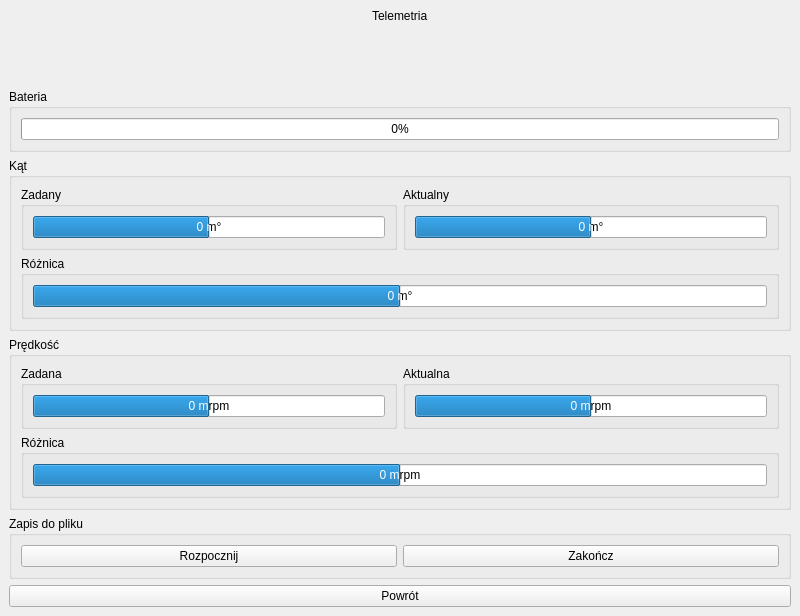
<?xml version="1.0" encoding="UTF-8"?>
<ui version="4.0">
 <class>TelemetryWindow</class>
 <widget class="QMainWindow" name="TelemetryWindow">
  <property name="geometry">
   <rect>
    <x>0</x>
    <y>0</y>
    <width>800</width>
    <height>616</height>
   </rect>
  </property>
  <property name="windowTitle">
   <string>MainWindow</string>
  </property>
  <widget class="QWidget" name="centralwidget">
   <layout class="QGridLayout" name="gridLayout">
    <item row="0" column="0">
     <layout class="QVBoxLayout" name="verticalLayout">
      <item alignment="Qt::AlignHCenter">
       <widget class="QLabel" name="label">
        <property name="text">
         <string>Telemetria</string>
        </property>
       </widget>
      </item>
      <item>
       <spacer name="verticalSpacer">
        <property name="orientation">
         <enum>Qt::Vertical</enum>
        </property>
        <property name="sizeHint" stdset="0">
         <size>
          <width>20</width>
          <height>40</height>
         </size>
        </property>
       </spacer>
      </item>
      <item>
       <widget class="QGroupBox" name="groupBox">
        <property name="title">
         <string>Bateria</string>
        </property>
        <layout class="QGridLayout" name="gridLayout_2">
         <item row="0" column="0">
          <widget class="QProgressBar" name="progressBarBattery">
           <property name="value">
            <number>0</number>
           </property>
          </widget>
         </item>
        </layout>
       </widget>
      </item>
      <item>
       <widget class="QGroupBox" name="groupBox_2">
        <property name="title">
         <string>Kąt</string>
        </property>
        <layout class="QVBoxLayout" name="verticalLayout_2">
         <item>
          <layout class="QHBoxLayout" name="horizontalLayout">
           <item>
            <widget class="QGroupBox" name="groupBox_4">
             <property name="title">
              <string>Zadany</string>
             </property>
             <layout class="QGridLayout" name="gridLayout_4">
              <item row="0" column="0">
               <widget class="QProgressBar" name="progressBarTargetAngle">
                <property name="minimum">
                 <number>-12000</number>
                </property>
                <property name="maximum">
                 <number>12000</number>
                </property>
                <property name="value">
                 <number>0</number>
                </property>
                <property name="format">
                 <string>%v m°</string>
                </property>
               </widget>
              </item>
             </layout>
            </widget>
           </item>
           <item>
            <widget class="QGroupBox" name="groupBox_5">
             <property name="title">
              <string>Aktualny</string>
             </property>
             <layout class="QGridLayout" name="gridLayout_5">
              <item row="0" column="0">
               <widget class="QProgressBar" name="progressBarAngle">
                <property name="minimum">
                 <number>-12000</number>
                </property>
                <property name="maximum">
                 <number>12000</number>
                </property>
                <property name="value">
                 <number>0</number>
                </property>
                <property name="format">
                 <string>%v m°</string>
                </property>
               </widget>
              </item>
             </layout>
            </widget>
           </item>
          </layout>
         </item>
         <item>
          <widget class="QGroupBox" name="groupBox_9">
           <property name="title">
            <string>Różnica</string>
           </property>
           <layout class="QGridLayout" name="gridLayout_3">
            <item row="0" column="0">
             <widget class="QProgressBar" name="progressBarDiffAngle">
              <property name="minimum">
               <number>-12000</number>
              </property>
              <property name="maximum">
               <number>12000</number>
              </property>
              <property name="value">
               <number>0</number>
              </property>
              <property name="format">
               <string>%v m°</string>
              </property>
             </widget>
            </item>
           </layout>
          </widget>
         </item>
        </layout>
       </widget>
      </item>
      <item>
       <widget class="QGroupBox" name="groupBox_3">
        <property name="title">
         <string>Prędkość</string>
        </property>
        <layout class="QVBoxLayout" name="verticalLayout_3">
         <item>
          <layout class="QHBoxLayout" name="horizontalLayout_2">
           <item>
            <widget class="QGroupBox" name="groupBox_6">
             <property name="title">
              <string>Zadana</string>
             </property>
             <layout class="QGridLayout" name="gridLayout_7">
              <item row="0" column="0">
               <widget class="QProgressBar" name="progressBarTargetSpeed">
                <property name="minimum">
                 <number>-400000</number>
                </property>
                <property name="maximum">
                 <number>400000</number>
                </property>
                <property name="value">
                 <number>0</number>
                </property>
                <property name="format">
                 <string>%v mrpm</string>
                </property>
               </widget>
              </item>
             </layout>
            </widget>
           </item>
           <item>
            <widget class="QGroupBox" name="groupBox_7">
             <property name="title">
              <string>Aktualna</string>
             </property>
             <layout class="QGridLayout" name="gridLayout_8">
              <item row="0" column="0">
               <widget class="QProgressBar" name="progressBarSpeed">
                <property name="minimum">
                 <number>-400000</number>
                </property>
                <property name="maximum">
                 <number>400000</number>
                </property>
                <property name="value">
                 <number>0</number>
                </property>
                <property name="format">
                 <string>%v mrpm</string>
                </property>
               </widget>
              </item>
             </layout>
            </widget>
           </item>
          </layout>
         </item>
         <item>
          <widget class="QGroupBox" name="groupBox_10">
           <property name="title">
            <string>Różnica</string>
           </property>
           <layout class="QGridLayout" name="gridLayout_6">
            <item row="0" column="0">
             <widget class="QProgressBar" name="progressBarDiffSpeed">
              <property name="minimum">
               <number>-400000</number>
              </property>
              <property name="maximum">
               <number>400000</number>
              </property>
              <property name="value">
               <number>0</number>
              </property>
              <property name="format">
               <string>%v mrpm</string>
              </property>
             </widget>
            </item>
           </layout>
          </widget>
         </item>
        </layout>
       </widget>
      </item>
      <item>
       <widget class="QGroupBox" name="groupBox_8">
        <property name="title">
         <string>Zapis do pliku</string>
        </property>
        <layout class="QGridLayout" name="gridLayout_9">
         <item row="0" column="0">
          <widget class="QPushButton" name="pushButtonStartDump">
           <property name="text">
            <string>Rozpocznij</string>
           </property>
          </widget>
         </item>
         <item row="0" column="1">
          <widget class="QPushButton" name="pushButtonStopDump">
           <property name="text">
            <string>Zakończ</string>
           </property>
           <property name="checkable">
            <bool>false</bool>
           </property>
           <property name="autoExclusive">
            <bool>false</bool>
           </property>
           <property name="autoDefault">
            <bool>false</bool>
           </property>
           <property name="default">
            <bool>false</bool>
           </property>
           <property name="flat">
            <bool>false</bool>
           </property>
          </widget>
         </item>
        </layout>
       </widget>
      </item>
      <item>
       <widget class="QPushButton" name="pushButtonReturn">
        <property name="text">
         <string>Powrót</string>
        </property>
       </widget>
      </item>
     </layout>
    </item>
   </layout>
  </widget>
 </widget>
 <resources/>
 <connections/>
</ui>
